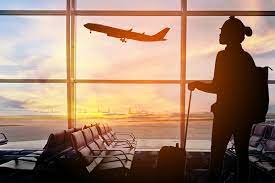
#> input picture 24. 사진을 그림으로 변환하기 (OpenCV)/다운로드.jpeg, 275 x 183 px
$ python main24-1.py
#> lines starting #> are read from the running program, lines starting #| are printed output that depends on the picture
import numpy as np
import cv2

if __name__ == '__main__':

    ff = np.fromfile(r'./다운로드.jpeg', np.uint8)
    img = cv2.imdecode(ff, cv2.IMREAD_UNCHANGED)
#> img is the input picture: shape (183, 275, 3); mean B, G, R 110.6, 130.7, 161.2
    img = cv2.resize(img, dsize=(0, 0), fx=1.0, fy=1.0, interpolation=cv2.INTER_LINEAR)

    cartoon_img = cv2.stylization(img, sigma_s=100, sigma_r=0.1)
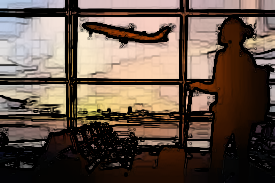
#> cartoon_img: shape (183, 275, 3); mean B, G, R 73, 84.2, 100.9

    cv2.imshow('cartoon view', cartoon_img)
    cv2.waitKey(0)
    cv2.destroyAllWindows()
